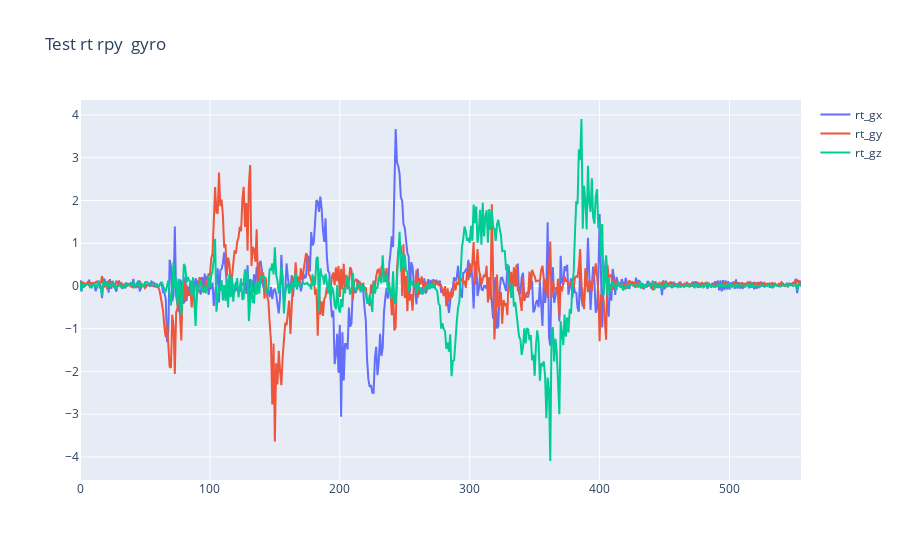
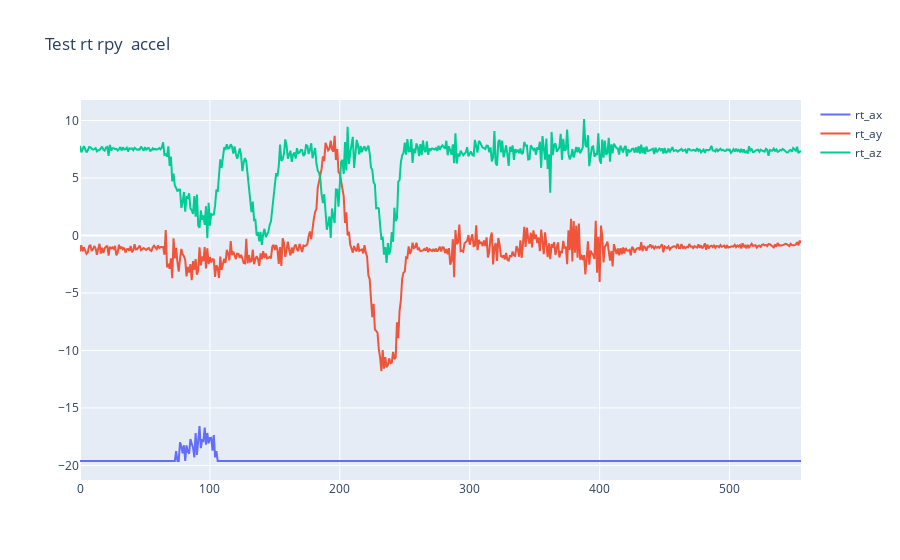
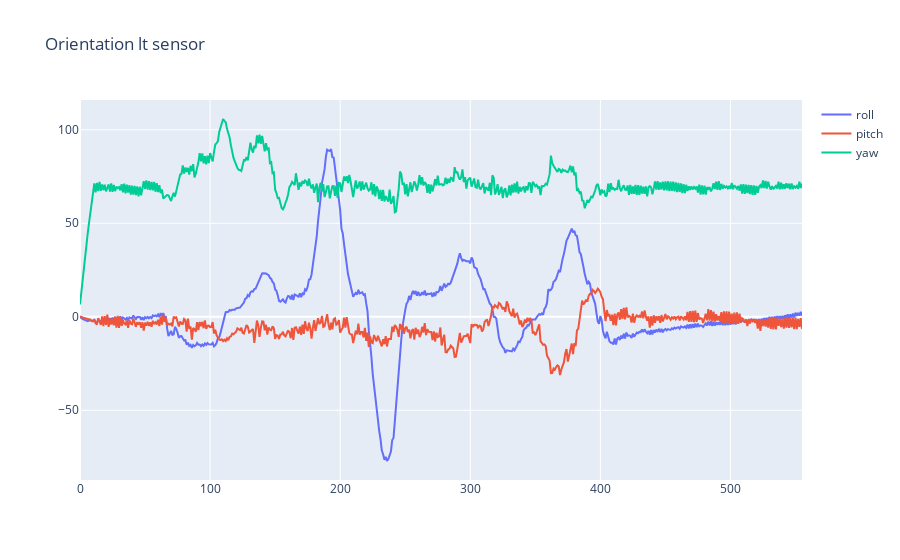

The cell these charts' notebook holds for them, in order:
### Code cell
name = 'test'
сalibration_set= read_csv_file(f'calibration/30_calibration.csv')

сalibration_file = read_csv_file(f"D:/Thesis/test/30_rt_rpy.csv")
filenames = next(walk(f'D:/Thesis/{name}/'), (None, None, []))[2]  # [] if no file
filenames[0]
for i in range(len(filenames)):
    filename = f"D:/Thesis/{name}/{filenames[i]}"
    print(filename)
    IMU_set = read_csv_file(filename)
    orientation_bt, orientation_bb, orientation_lt, orientation_lb, orientation_rt, orientation_rb = all_calibrate(IMU_set)
    ready_dataset = pd.concat([orientation_bt, orientation_bb, orientation_lt, orientation_lb, orientation_rt, orientation_rb],axis = 1)    
    #     print(ready_dataset)
    ready_dataset.to_csv(f"D:\Thesis\dataset\lifting_orientation_{i}_0.csv", sep=",")

### Figure 1 — Plotly figure (JSON) as saved in the notebook; plotly's stock layout.template omitted (floating-point values rounded to 4 significant figures; data arrays with more than 128 entries replaced by an {"elided": "..."} marker saying what was removed)
{"data": [{"name": "rt_gx", "type": "scatter", "x": {"elided": "556 int values"}, "y": {"elided": "556 float values"}}, {"name": "rt_gy", "type": "scatter", "x": {"elided": "556 int values"}, "y": {"elided": "556 float values"}}, {"name": "rt_gz", "type": "scatter", "x": {"elided": "556 int values"}, "y": {"elided": "556 float values"}}], "layout": {"title": {"text": "Test rt rpy  gyro"}}}

### Figure 2 — Plotly figure (JSON) as saved in the notebook; plotly's stock layout.template omitted (floating-point values rounded to 4 significant figures; data arrays with more than 128 entries replaced by an {"elided": "..."} marker saying what was removed)
{"data": [{"name": "rt_ax", "type": "scatter", "x": {"elided": "556 int values"}, "y": {"elided": "556 float values"}}, {"name": "rt_ay", "type": "scatter", "x": {"elided": "556 int values"}, "y": {"elided": "556 float values"}}, {"name": "rt_az", "type": "scatter", "x": {"elided": "556 int values"}, "y": {"elided": "556 float values"}}], "layout": {"title": {"text": "Test rt rpy  accel"}}}

### Figure 3 — Plotly figure (JSON) as saved in the notebook; plotly's stock layout.template omitted (floating-point values rounded to 4 significant figures; data arrays with more than 128 entries replaced by an {"elided": "..."} marker saying what was removed)
{"data": [{"name": "roll", "type": "scatter", "x": {"elided": "556 int values"}, "y": {"elided": "556 float values"}}, {"name": "pitch", "type": "scatter", "x": {"elided": "556 int values"}, "y": {"elided": "556 float values"}}, {"name": "yaw", "type": "scatter", "x": {"elided": "556 int values"}, "y": {"elided": "556 float values"}}], "layout": {"title": {"text": "Orientation lt sensor"}}}
